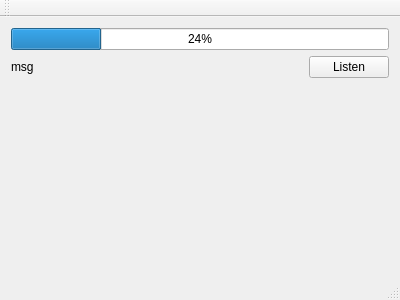
<?xml version="1.0" encoding="UTF-8"?>
<ui version="4.0">
 <class>receiveFile</class>
 <widget class="QMainWindow" name="receiveFile">
  <property name="geometry">
   <rect>
    <x>0</x>
    <y>0</y>
    <width>400</width>
    <height>300</height>
   </rect>
  </property>
  <property name="windowTitle">
   <string>receiveFile</string>
  </property>
  <widget class="QWidget" name="centralWidget">
   <layout class="QVBoxLayout" name="verticalLayout">
    <item>
     <widget class="QProgressBar" name="progressBar">
      <property name="value">
       <number>24</number>
      </property>
     </widget>
    </item>
    <item>
     <layout class="QHBoxLayout" name="horizontalLayout">
      <item>
       <widget class="QLabel" name="LB_showMsg">
        <property name="text">
         <string>msg</string>
        </property>
       </widget>
      </item>
      <item>
       <spacer name="horizontalSpacer">
        <property name="orientation">
         <enum>Qt::Horizontal</enum>
        </property>
        <property name="sizeHint" stdset="0">
         <size>
          <width>40</width>
          <height>20</height>
         </size>
        </property>
       </spacer>
      </item>
      <item>
       <widget class="QPushButton" name="BT_listen">
        <property name="text">
         <string>Listen</string>
        </property>
       </widget>
      </item>
     </layout>
    </item>
    <item>
     <spacer name="verticalSpacer">
      <property name="orientation">
       <enum>Qt::Vertical</enum>
      </property>
      <property name="sizeHint" stdset="0">
       <size>
        <width>20</width>
        <height>40</height>
       </size>
      </property>
     </spacer>
    </item>
   </layout>
  </widget>
  <widget class="QMenuBar" name="menuBar">
   <property name="geometry">
    <rect>
     <x>0</x>
     <y>0</y>
     <width>400</width>
     <height>23</height>
    </rect>
   </property>
  </widget>
  <widget class="QToolBar" name="mainToolBar">
   <attribute name="toolBarArea">
    <enum>TopToolBarArea</enum>
   </attribute>
   <attribute name="toolBarBreak">
    <bool>false</bool>
   </attribute>
  </widget>
  <widget class="QStatusBar" name="statusBar"/>
 </widget>
 <layoutdefault spacing="6" margin="11"/>
 <resources/>
 <connections/>
</ui>
